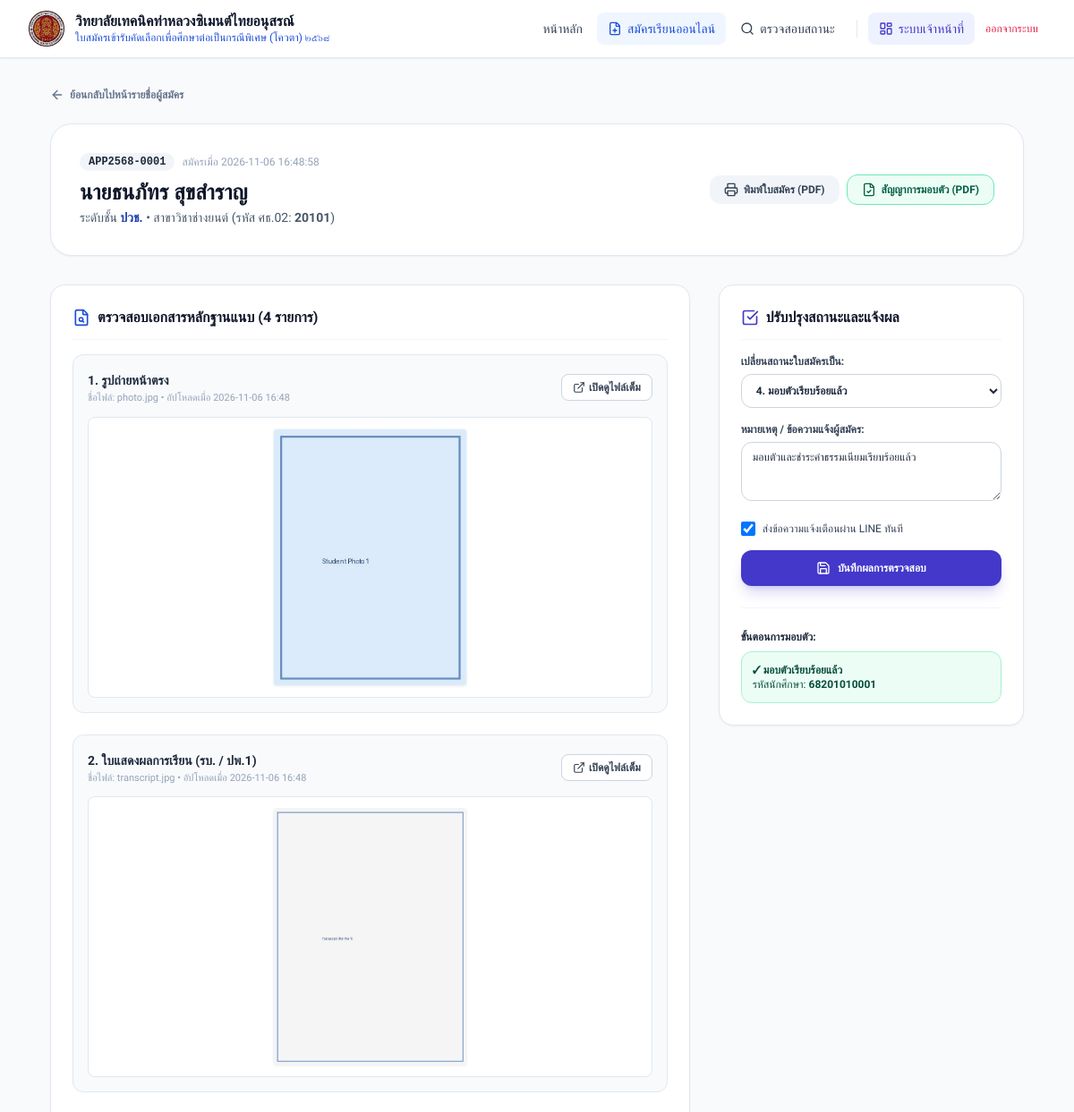
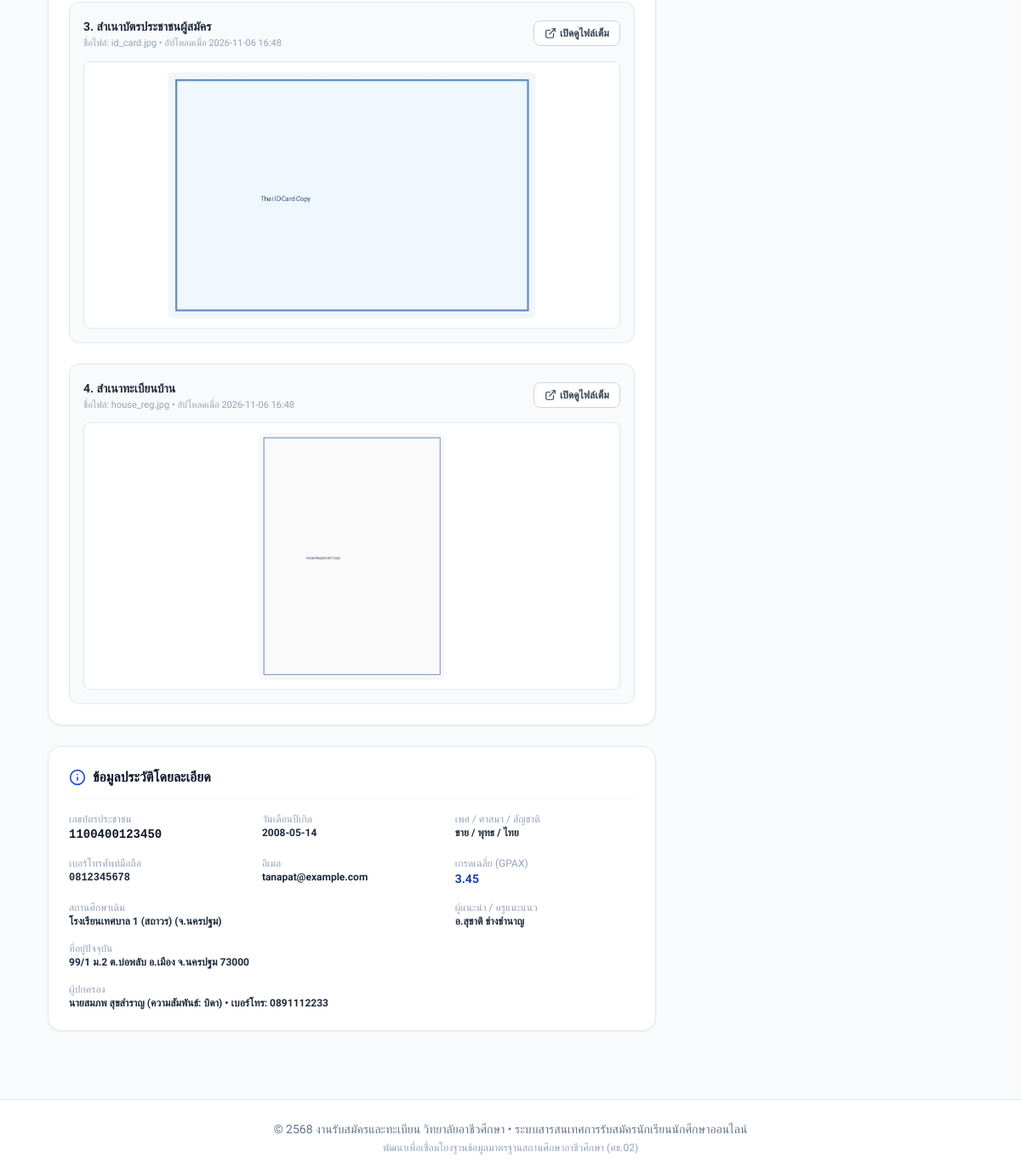
The page /admin/applicant/APP2568-0001 (signed in) on the database its author committed (2 pictures, top to bottom).
### tables this page shows
CREATE TABLE applicants (
        id TEXT PRIMARY KEY, -- APP2568-0001
        national_id TEXT UNIQUE NOT NULL, -- 13 หลัก
        title TEXT NOT NULL,
        first_name TEXT NOT NULL,
        last_name TEXT NOT NULL,
        birth_date TEXT NOT NULL, -- YYYY-MM-DD
        phone TEXT NOT NULL,
        email TEXT,
        gender TEXT NOT NULL,
        religion TEXT DEFAULT 'พุทธ',
        ethnicity TEXT DEFAULT 'ไทย',
        nationality TEXT DEFAULT 'ไทย',
        address_no TEXT,
        moo TEXT,
        tambon TEXT,
        amphur TEXT,
        province TEXT,
        zipcode TEXT,
        prev_school TEXT,
        prev_school_province TEXT,
        gpax REAL,
        level TEXT NOT NULL, -- ปวช. หรือ ปวส.
        major_id TEXT NOT NULL,
        parent_name TEXT,
        parent_relation TEXT,
        parent_phone TEXT,
        referral_source TEXT,
        referral_teacher TEXT,
        status TEXT DEFAULT 'PENDING_REVIEW', 
        -- PENDING_REVIEW: รอตรวจสอบเอกสาร
        -- DOCS_INCOMPLETE: เอกสารไม่ครบ/ต้องแก้ไข
        -- QUALIFIED: ผ่านการตรวจสอบ/มีสิทธิ์มอบตัว
        -- ENROLLED: มอบตัวแล้ว
        -- REJECTED: ไม่ผ่านเกณฑ์
        status_note TEXT,
        created_at TEXT NOT NULL,
        updated_at TEXT NOT NULL, apply_track TEXT, soi TEXT, road TEXT, current_grade TEXT, school_address_no TEXT, school_tambon TEXT, school_amphur TEXT, school_province TEXT, current_major TEXT, major_second_choice TEXT, father_name TEXT, father_age TEXT, father_job TEXT, mother_name TEXT, mother_age TEXT, mother_job TEXT,
        FOREIGN KEY (major_id) REFERENCES majors(id)
    );

CREATE TABLE majors (
        id TEXT PRIMARY KEY,
        code TEXT NOT NULL,
        name TEXT NOT NULL,
        level TEXT NOT NULL, -- ปวช. หรือ ปวส.
        quota INTEGER DEFAULT 40,
        is_active INTEGER DEFAULT 1
    );

CREATE TABLE documents (
        id INTEGER PRIMARY KEY AUTOINCREMENT,
        applicant_id TEXT NOT NULL,
        doc_type TEXT NOT NULL, -- PHOTO, TRANSCRIPT, ID_CARD, HOUSE_REG
        file_path TEXT NOT NULL,
        file_name TEXT NOT NULL,
        file_size INTEGER DEFAULT 0,
        status TEXT DEFAULT 'PENDING', -- PENDING, APPROVED, REJECTED
        note TEXT,
        uploaded_at TEXT NOT NULL,
        FOREIGN KEY (applicant_id) REFERENCES applicants(id)
    );

CREATE TABLE enrollments (
        id INTEGER PRIMARY KEY AUTOINCREMENT,
        applicant_id TEXT UNIQUE NOT NULL,
        student_id TEXT UNIQUE, -- รหัสนักศึกษา เช่น 68201010001
        guardian_name TEXT,
        guardian_relation TEXT,
        guardian_phone TEXT,
        witness_name TEXT,
        enrollment_date TEXT,
        payment_status TEXT DEFAULT 'PAID', -- PAID, PENDING, WAIVED
        notes TEXT,
        created_at TEXT NOT NULL,
        FOREIGN KEY (applicant_id) REFERENCES applicants(id)
    );

### main.py (the view)
@app.get("/admin/applicant/{applicant_id}", response_class=HTMLResponse)
async def admin_applicant_detail(request: Request, applicant_id: str):
    admin = get_admin_session(request)
    if not admin:
        return RedirectResponse(url="/admin/login")
    conn = get_db()
    cursor = conn.cursor()
    cursor.execute("""
    SELECT a.*, m.name as major_name, m.code as major_code
    FROM applicants a
    JOIN majors m ON a.major_id = m.id
    WHERE a.id = ?
    """, (applicant_id,))
    row = cursor.fetchone()
    if not row:
        conn.close()
        raise HTTPException(status_code=404, detail="Applicant not found")
    applicant = dict(row)
    cursor.execute("SELECT * FROM documents WHERE applicant_id = ?", (applicant_id,))
    documents = [dict(r) for r in cursor.fetchall()]
    cursor.execute("SELECT * FROM enrollments WHERE applicant_id = ?", (applicant_id,))
    en_row = cursor.fetchone()
    enrollment = dict(en_row) if en_row else None
    conn.close()
    return render_template(request, "admin/applicant_detail.html", {
        "applicant": applicant,
        "documents": documents,
        "enrollment": enrollment,
        "is_admin_logged_in": True
    })

### templates/admin/applicant_detail.html (shortened to what this page needs)
{% extends "base.html" %}
{% block content %}
<div class="max-w-6xl mx-auto px-4 sm:px-6 lg:px-8 py-8">
    <a href="/admin/applicants" class="inline-flex items-center gap-1.5 text-xs font-semibold text-slate-500 hover:text-brand-800 mb-6 transition">
        <i data-lucide="arrow-left" class="w-4 h-4"></i> ย้อนกลับไปหน้ารายชื่อผู้สมัคร
    </a>
    <div class="bg-white rounded-3xl p-6 sm:p-8 border border-slate-200 shadow-sm mb-8 flex flex-col sm:flex-row justify-between items-start sm:items-center gap-4">
        <div>
            <div class="flex items-center gap-2">
                <span class="px-2.5 py-0.5 rounded-full text-xs font-mono font-bold bg-slate-100 text-slate-800">{{ applicant.id }}</span>
                <span class="text-xs text-slate-400">สมัครเมื่อ {{ applicant.created_at }}</span>
            </div>
            <h1 class="text-2xl font-bold text-slate-900 mt-2">
                {{ applicant.title }}{{ applicant.first_name }} {{ applicant.last_name }}
            </h1>
            <p class="text-sm text-slate-600 mt-0.5">
                ระดับชั้น <b class="text-brand-800">{{ applicant.level }}</b> • {{ applicant.major_name }} (รหัส ศธ.02: <b>{{ applicant.major_code }}</b>)
            </p>
        </div>
        <div class="flex items-center gap-2">
            <a href="/download/application-pdf/{{ applicant.id }}" target="_blank" class="px-4 py-2 bg-slate-100 hover:bg-slate-200 text-slate-700 font-semibold text-xs rounded-xl transition flex items-center gap-1.5">
                <i data-lucide="printer" class="w-4 h-4"></i> พิมพ์ใบสมัคร (PDF)
            </a>
            {% if applicant.status in ['QUALIFIED', 'ENROLLED'] %}
            <a href="/download/enrollment-pdf/{{ applicant.id }}" target="_blank" class="px-4 py-2 bg-emerald-50 hover:bg-emerald-100 text-emerald-800 font-semibold text-xs rounded-xl border border-emerald-300 transition flex items-center gap-1.5">
                <i data-lucide="file-check" class="w-4 h-4"></i> สัญญาการมอบตัว (PDF)
            </a>
            {% endif %}
        </div>
    </div>
    <div class="grid grid-cols-1 lg:grid-cols-3 gap-8">
        <div class="lg:col-span-2 space-y-6">
            <div class="bg-white rounded-2xl p-6 border border-slate-200 shadow-sm">
                <h2 class="text-base font-bold text-slate-900 border-b border-slate-100 pb-3 mb-4 flex items-center gap-2">
                    <i data-lucide="file-search" class="w-5 h-5 text-brand-700"></i> ตรวจสอบเอกสารหลักฐานแนบ ({{ documents | length }} รายการ)
                </h2>
                <div class="space-y-6">
                    {% for doc in documents %}
                    <div class="p-4 rounded-xl border border-slate-200 bg-slate-50">
                        <div class="flex items-center justify-between mb-3">
                            <div>
                                <span class="font-bold text-slate-800 text-sm">
                                    {% if doc.doc_type == 'PHOTO' %}1. รูปถ่ายหน้าตรง
                                    {% elif doc.doc_type == 'TRANSCRIPT' %}2. ใบแสดงผลการเรียน (รบ. / ปพ.1)
                                    {% elif doc.doc_type == 'ID_CARD' %}3. สำเนาบัตรประชาชนผู้สมัคร
                                    {% elif doc.doc_type == 'HOUSE_REG' %}4. สำเนาทะเบียนบ้าน
                                    {% else %}{{ doc.doc_type }}{% endif %}
                                </span>
                                <div class="text-[11px] text-slate-400">ชื่อไฟล์: {{ doc.file_name }} • อัปโหลดเมื่อ {{ doc.uploaded_at[:16] }}</div>
                            </div>
                            <a href="/{{ doc.file_path }}" target="_blank" class="px-3 py-1.5 bg-white border border-slate-300 hover:bg-slate-50 text-slate-700 rounded-lg text-xs font-semibold flex items-center gap-1">
                                <i data-lucide="external-link" class="w-3.5 h-3.5"></i> เปิดดูไฟล์เต็ม
                            </a>
                        </div>
                        <div class="bg-white p-3 rounded-lg border border-slate-200 overflow-hidden flex justify-center items-center">
                            {% if doc.file_name.lower().endswith(('.jpg', '.jpeg', '.png', '.webp')) %}
                            <img src="/{{ doc.file_path }}" class="max-h-72 object-contain rounded border border-slate-100 shadow-sm">
                            {% elif doc.file_name.lower().endswith('.pdf') %}
                            <iframe src="/{{ doc.file_path }}" class="w-full h-80 rounded border-0"></iframe>
                            {% else %}
                            <div class="py-8 text-center text-slate-400 text-xs">
                                ไฟล์เอกสาร <a href="/{{ doc.file_path }}" target="_blank" class="text-brand-700 underline">คลิกเพื่อดาวน์โหลดดู</a>
                            </div>
                            {% endif %}
                        </div>
                    </div>
                    {% else %}
                    <div class="py-12 text-center text-slate-400 text-sm">ไม่มีไฟล์เอกสารแนบ</div>
                    {% endfor %}
                </div>
            </div>
            <div class="bg-white rounded-2xl p-6 border border-slate-200 shadow-sm">
                <h2 class="text-base font-bold text-slate-900 border-b border-slate-100 pb-3 mb-4 flex items-center gap-2">
                    <i data-lucide="info" class="w-5 h-5 text-brand-700"></i> ข้อมูลประวัติโดยละเอียด
                </h2>
                <div class="grid grid-cols-2 sm:grid-cols-3 gap-4 text-xs">
                    <div>
                        <span class="text-slate-400 block">เลขบัตรประชาชน</span>
                        <span class="font-mono font-bold text-slate-900 text-sm">{{ applicant.national_id }}</span>
                    </div>
                    <div>
                        <span class="text-slate-400 block">วันเดือนปีเกิด</span>
                        <span class="font-semibold text-slate-800">{{ applicant.birth_date }}</span>
                    </div>
                    <div>
                        <span class="text-slate-400 block">เพศ / ศาสนา / สัญชาติ</span>
                        <span class="font-semibold text-slate-800">{{ applicant.gender }} / {{ applicant.religion }} / {{ applicant.nationality }}</span>
                    </div>
                    <div>
                        <span class="text-slate-400 block">เบอร์โทรศัพท์มือถือ</span>
                        <span class="font-mono font-semibold text-slate-800">{{ applicant.phone }}</span>
                    </div>
                    <div>
                        <span class="text-slate-400 block">อีเมล</span>
                        <span class="font-semibold text-slate-800">{{ applicant.email or '-' }}</span>
                    </div>
                    <div>
                        <span class="text-slate-400 block">เกรดเฉลี่ย (GPAX)</span>
                        <span class="font-bold text-brand-800 text-sm">{{ applicant.gpax }}</span>
                    </div>
                    <div class="col-span-2">
                        <span class="text-slate-400 block">สถานศึกษาเดิม</span>
                        <span class="font-semibold text-slate-800">{{ applicant.prev_school }} (จ.{{ applicant.prev_school_province }})</span>
                    </div>
                    <div>
                        <span class="text-slate-400 block">ผู้แนะนำ / ครูแนะแนว</span>
                        <span class="font-semibold text-slate-800">{{ applicant.referral_teacher or applicant.referral_source or '-' }}</span>
                    </div>
                    <div class="col-span-3">
                        <span class="text-slate-400 block">ที่อยู่ปัจจุบัน</span>
                        <span class="font-semibold text-slate-800">{{ applicant.address_no }} ม.{{ applicant.moo }} ต.{{ applicant.tambon }} อ.{{ applicant.amphur }} จ.{{ applicant.province }} {{ applicant.zipcode }}</span>
                    </div>
                    <div class="col-span-3">
                        <span class="text-slate-400 block">ผู้ปกครอง</span>
                        <span class="font-semibold text-slate-800">{{ applicant.parent_name }} (ความสัมพันธ์: {{ applicant.parent_relation }}) • เบอร์โทร: {{ applicant.parent_phone }}</span>
                    </div>
                </div>
            </div>
        </div>
        <div class="space-y-6">
            <div class="bg-white rounded-2xl p-6 border border-slate-200 shadow-sm sticky top-20">
                <h2 class="text-base font-bold text-slate-900 border-b border-slate-100 pb-3 mb-4 flex items-center gap-2">
                    <i data-lucide="check-square" class="w-5 h-5 text-indigo-700"></i> ปรับปรุงสถานะและแจ้งผล
                </h2>
                <form action="/admin/applicant/{{ applicant.id }}/update-status" method="POST" class="space-y-4">
                    <div>
                        <label class="block text-xs font-bold text-slate-700 mb-1.5">เปลี่ยนสถานะใบสมัครเป็น:</label>
                        <select name="status" id="statusSelect" required class="w-full px-3 py-2.5 rounded-xl border border-slate-300 font-semibold text-xs bg-white">
                            <option value="ENROLLED" {% if applicant.status == 'ENROLLED' %}selected{% endif %}>4. มอบตัวเรียบร้อยแล้ว</option>
                        </select>
                    </div>
                    <div>
                        <label class="block text-xs font-bold text-slate-700 mb-1.5">
                            หมายเหตุ / ข้อความแจ้งผู้สมัคร:
                        </label>
                        <textarea name="status_note" rows="3" placeholder="ระบุเหตุผลหากให้แก้ไขเอกสาร เช่น 'รูปถ่ายสำเนาบัตรประชาชนไม่ชัดเจน กรุณาถ่ายใหม่'..." class="w-full px-3 py-2 rounded-xl border border-slate-300 text-xs">{{ applicant.status_note or '' }}</textarea>
                    </div>
                    <label class="flex items-center gap-2 cursor-pointer text-xs text-slate-700">
                        <input type="checkbox" name="send_line" value="1" checked class="w-4 h-4 text-brand-600 rounded">
                        <span>ส่งข้อความแจ้งเตือนผ่าน LINE ทันที</span>
                    </label>
                    <button type="submit" class="w-full py-3 bg-indigo-700 hover:bg-indigo-800 text-white font-bold text-xs rounded-xl shadow-lg shadow-indigo-700/20 transition flex items-center justify-center gap-2">
                        <i data-lucide="save" class="w-4 h-4"></i> บันทึกผลการตรวจสอบ
                    </button>
                </form>
                <div class="mt-6 pt-6 border-t border-slate-100">
                    <h3 class="text-xs font-bold text-slate-800 mb-2">ขั้นตอนการมอบตัว:</h3>
                    {% if applicant.status == 'ENROLLED' %}
                    <div class="p-3 bg-emerald-50 rounded-xl border border-emerald-200 text-xs text-emerald-900">
                        <div class="font-bold">✓ มอบตัวเรียบร้อยแล้ว</div>
                        <div>รหัสนักศึกษา: <b>{{ enrollment.student_id if enrollment else '-' }}</b></div>
                    </div>
                    {% endif %}
                </div>
            </div>
        </div>
    </div>
</div>
{% endblock %}

### rows shown on the page
applicants: id "APP2568-0001", created_at "2026-11-06 16:48:58", title "นาย", first_name "ธนภัทร", last_name "สุขสำราญ", level "ปวช.", national_id "1100400123450", birth_date "2008-05-14", gender "ชาย", religion "พุทธ", nationality "ไทย", phone "0812345678", email "tanapat@example.com", gpax "3.45", prev_school "โรงเรียนเทศบาล 1 (สถาวร)", prev_school_province "นครปฐม", referral_teacher "อ.สุชาติ ช่างชำนาญ", address_no "99/1", moo "2", tambon "บ่อพลับ", amphur "เมือง", province "นครปฐม", zipcode "73000", parent_name "นายสมภพ สุขสำราญ", parent_relation "บิดา", parent_phone "0891112233", status "4. มอบตัวเรียบร้อยแล้ว", status_note "มอบตัวและชำระค่าธรรมเนียมเรียบร้อยแล้ว"
majors: major_name "สาขาวิชาช่างยนต์", major_code "20101"
documents: doc_type "1. รูปถ่ายหน้าตรง", file_name "photo.jpg", uploaded_at "2026-11-06 16:48", file_path (picture)
documents: doc_type "2. ใบแสดงผลการเรียน (รบ. / ปพ.1)", file_name "transcript.jpg", uploaded_at "2026-11-06 16:48", file_path (picture)
documents: doc_type "3. สำเนาบัตรประชาชนผู้สมัคร", file_name "id_card.jpg", uploaded_at "2026-11-06 16:48", file_path (picture)
documents: doc_type "4. สำเนาทะเบียนบ้าน", file_name "house_reg.jpg", uploaded_at "2026-11-06 16:48", file_path (picture)
enrollments: student "68201010001"

### other values the page prints
{{ documents | length }} "4"
